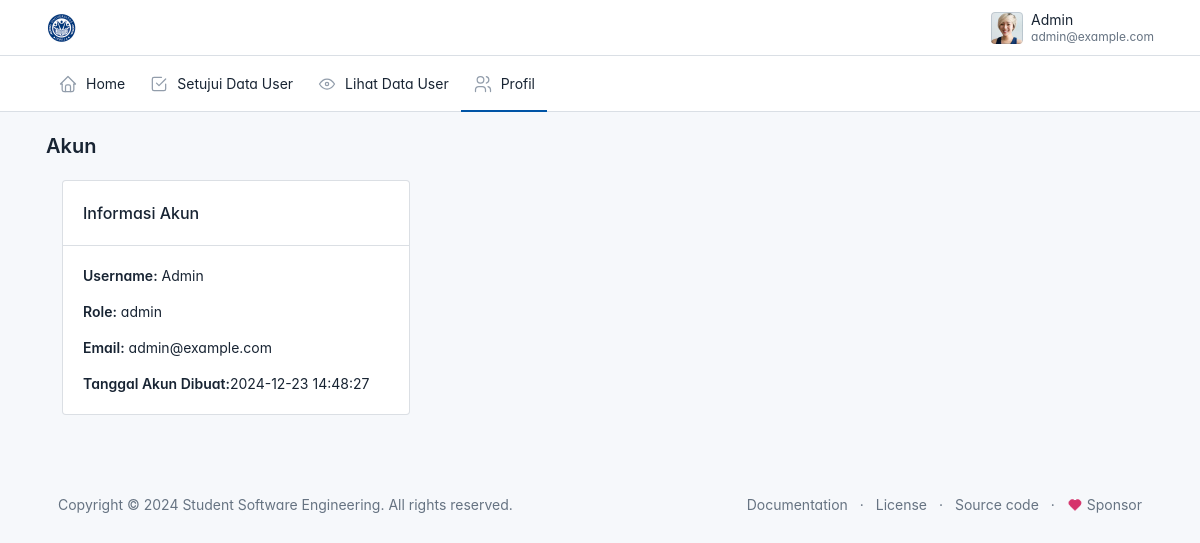
Screenshot of /dashboard/menu/profile.php (signed in) with the database file from the repository.
### tables this page shows
CREATE TABLE `users` (
  `user_id` int(11) NOT NULL,
  `username` varchar(50) NOT NULL,
  `email` varchar(255) NOT NULL,
  `password` varchar(255) NOT NULL,
  `role` enum('admin','pendaftar') NOT NULL,
  `created_at` timestamp NOT NULL DEFAULT current_timestamp(),
  `jwt_token` text DEFAULT NULL
);

### dashboard/menu/profile.php (the view, shortened to what this page needs)
<?php
require_once '../../koneksi.php';
$user = $_SESSION['user'];
$stmt = $pdo->prepare("SELECT username, password, role, created_at FROM users WHERE email = :email");
$stmt->execute(['email' => $user['email']]);
$data = $stmt->fetch(PDO::FETCH_ASSOC);
?>
<!doctype html>
<html lang="en">
  <head>
    <link href="../../assets/css/tabler.min.css?1692870487" rel="stylesheet" />
    <link href="../../assets/css/tabler-flags.min.css?1692870487" rel="stylesheet" />
    <link href="../../assets/css/tabler-payments.min.css?1692870487" rel="stylesheet" />
    <link href="../../assets/css/tabler-vendors.min.css?1692870487" rel="stylesheet" />
    <link href="../../assets/css/demo.min.css?1692870487" rel="stylesheet" />
    <link rel="stylesheet" href="https://cdnjs.cloudflare.com/ajax/libs/font-awesome/6.0.0-beta3/css/all.min.css">
  </head>
  <body >
    <div class="page">
      <header class="navbar navbar-expand-md d-print-none" >
        <div class="container-xl">
          <h1 class="navbar-brand navbar-brand-autodark d-none-navbar-horizontal pe-0 pe-md-3">
            <a href="#">
            <img src="../../assets/img/logo.ico" width="150" height="50" alt="Tabler" class="navbar-brand-image">
            </a>
          </h1>
          <div class="navbar-nav flex-row order-md-last">
            <div class="d-none d-md-flex">
            </div>
            <div class="nav-item dropdown">
              <a href="#" class="nav-link d-flex lh-1 text-reset p-0" data-bs-toggle="dropdown" aria-label="Open user menu">
              <span class="avatar avatar-sm" style="background-image: url('dashboard/assets/avatars/000f.jpg')"></span>
              <div class="d-none d-xl-block ps-2">
                  <div><?php echo htmlspecialchars($user['username']); ?></div>
                  <div class="mt-1 small text-secondary"><?php echo htmlspecialchars($user['email']); ?></div>
                </div>
              </a>
            </div>
          </div>
        </div>
      </header>
      <header class="navbar-expand-md">
        <div class="collapse navbar-collapse" id="navbar-menu">
          <div class="navbar">
            <div class="container-xl">
              <ul class="navbar-nav">
                <li class="nav-item ">
                  <a class="nav-link" href="http://localhost/PMB-Projek/dashboard/admin.php" >
                    <span class="nav-link-icon d-md-none d-lg-inline-block">
                    </span>
                    <span class="nav-link-title">
                      Home
                    </span>
                  </a>
                </li>
                <li class="nav-item">
                  <a class="nav-link" href="#" >
                    <span class="nav-link-icon d-md-none d-lg-inline-block">
                </span>
                    <span class="nav-link-title">
                      Setujui Data User
                    </span>
                  </a>
                </li>
                <li class="nav-item">
                  <a class="nav-link" href="#" >
                    <span class="nav-link-icon d-md-none d-lg-inline-block">
                </span>
                    <span class="nav-link-title">
                     Lihat Data User
                    </span>
                  </a>
                </li>
                <li class="nav-item active">
                  <a class="nav-link" href="" >
                    <span class="nav-link-icon d-md-none d-lg-inline-block">
                </span>
                    <span class="nav-link-title">
                     Profil
                    </span>
                  </a>
                </li>
              </ul>
            </div>
          </div>
        </div>
      </header>
      <div class="page-wrapper">
        <div class="page-header d-print-none">
          <div class="container-xl">
            <div class="row g-2 align-items-center">
              <div class="col">
                <h2 class="page-title">
                 Akun
                </h2>
              </div>
<div class="page-body">
    <div class="container-xl">
        <div class="row">
            <div class="col-md-6 col-lg-4 mb-4">
                <div class="card">
                    <div class="card-header">
                        <h3 class="card-title">Informasi Akun</h3>
                    </div>
                    <div class="card-body">
                        <p><strong>Username:</strong> <?php echo htmlspecialchars($data['username']); ?></p>
                        <p><strong>Role:</strong> <?php echo htmlspecialchars($data['role']); ?></p>
                        <p><strong>Email:</strong> <?php echo htmlspecialchars($user['email']); ?></p>
                        <p><strong>Tanggal Akun Dibuat:</strong><?php echo htmlspecialchars($data['created_at']); ?></p>
                    </div>
                </div>
            </div>
        </div>
    </div>
</div>
        <footer class="footer footer-transparent d-print-none">
          <div class="container-xl">
            <div class="row text-center align-items-center flex-row-reverse">
              <div class="col-lg-auto ms-lg-auto">
                <ul class="list-inline list-inline-dots mb-0">
                  <li class="list-inline-item"><a href="https://tabler.io/docs" target="_blank" class="link-secondary" rel="noopener">Documentation</a></li>
                  <li class="list-inline-item"><a href="./license.html" class="link-secondary">License</a></li>
                  <li class="list-inline-item"><a href="https://github.com/tabler/tabler" target="_blank" class="link-secondary" rel="noopener">Source code</a></li>
                  <li class="list-inline-item">
                    <a href="https://github.com/sponsors/codecalm" target="_blank" class="link-secondary" rel="noopener">
                      Sponsor
                    </a>
                  </li>
                </ul>
              </div>
              <div class="col-12 col-lg-auto mt-3 mt-lg-0">
                <ul class="list-inline list-inline-dots mb-0">
                  <li class="list-inline-item">
                    Copyright &copy; 2024
                    <a href="." class="link-secondary">Student Software Engineering</a>.
                    All rights reserved.
                  </li>
                </ul>
              </div>
            </div>
          </div>
        </footer>
      </div>
    </div>
</body>
</html>

### dashboard/menu/profile.php (style rules this page uses)
:root { --tblr-font-sans-serif: 'Inter Var', -apple-system, BlinkMacSystemFont, San Francisco, Segoe UI, Roboto, Helvetica Neue, sans-serif; }
body { font-feature-settings: "cv03", "cv04", "cv11"; }

### rows the page displays
users: username "Admin", role "admin", created_at "2024-12-23 14:48:27"

### other values shown
$user['email'] "admin@example.com"
